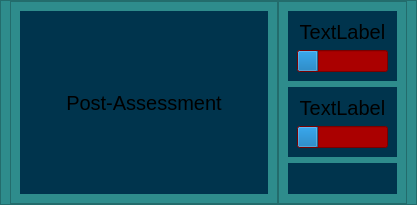
                            <widget class="QWidget" name="widget_22" native="true">
                             <property name="styleSheet">
                              <string notr="true">background-color: rgb(46, 140, 140);</string>
                             </property>
                             <layout class="QVBoxLayout" name="verticalLayout_127">
                              <property name="spacing">
                               <number>0</number>
                              </property>
                              <property name="leftMargin">
                               <number>0</number>
                              </property>
                              <property name="topMargin">
                               <number>0</number>
                              </property>
                              <property name="rightMargin">
                               <number>0</number>
                              </property>
                              <property name="bottomMargin">
                               <number>0</number>
                              </property>
                              <item>
                               <widget class="QFrame" name="frame_89">
                                <property name="frameShape">
                                 <enum>QFrame::StyledPanel</enum>
                                </property>
                                <property name="frameShadow">
                                 <enum>QFrame::Raised</enum>
                                </property>
                                <layout class="QHBoxLayout" name="horizontalLayout_31">
                                 <property name="spacing">
                                  <number>0</number>
                                 </property>
                                 <property name="topMargin">
                                  <number>0</number>
                                 </property>
                                 <property name="bottomMargin">
                                  <number>0</number>
                                 </property>
                                 <item>
                                  <widget class="QFrame" name="frame_90">
                                   <property name="frameShape">
                                    <enum>QFrame::StyledPanel</enum>
                                   </property>
                                   <property name="frameShadow">
                                    <enum>QFrame::Raised</enum>
                                   </property>
                                   <layout class="QVBoxLayout" name="verticalLayout_132">
                                    <property name="rightMargin">
                                     <number>9</number>
                                    </property>
                                    <item>
                                     <widget class="QLabel" name="label_187">
                                      <property name="font">
                                       <font>
                                        <pointsize>15</pointsize>
                                       </font>
                                      </property>
                                      <property name="styleSheet">
                                       <string notr="true">background-color: rgb(0, 52, 77);
padding-right: 46px;
padding-left: 46px;</string>
                                      </property>
                                      <property name="text">
                                       <string>Post-Assessment</string>
                                      </property>
                                      <property name="alignment">
                                       <set>Qt::AlignCenter</set>
                                      </property>
                                     </widget>
                                    </item>
                                   </layout>
                                  </widget>
                                 </item>
                                 <item>
                                  <widget class="QFrame" name="frame_91">
                                   <property name="frameShape">
                                    <enum>QFrame::StyledPanel</enum>
                                   </property>
                                   <property name="frameShadow">
                                    <enum>QFrame::Raised</enum>
                                   </property>
                                   <layout class="QVBoxLayout" name="verticalLayout_84">
                                    <item>
                                     <widget class="QWidget" name="widget_25" native="true">
                                      <property name="styleSheet">
                                       <string notr="true">background-color: rgb(0, 52, 77);</string>
                                      </property>
                                      <layout class="QVBoxLayout" name="verticalLayout_110">
                                       <item>
                                        <widget class="QLabel" name="postAssess1_label">
                                         <property name="font">
                                          <font>
                                           <pointsize>15</pointsize>
                                          </font>
                                         </property>
                                         <property name="text">
                                          <string>TextLabel</string>
                                         </property>
                                         <property name="alignment">
                                          <set>Qt::AlignCenter</set>
                                         </property>
                                        </widget>
                                       </item>
                                       <item>
                                        <widget class="QProgressBar" name="postAssess1_progressBar">
                                         <property name="styleSheet">
                                          <string notr="true">background-color: rgb(170, 0, 0);</string>
                                         </property>
                                         <property name="value">
                                          <number>24</number>
                                         </property>
                                         <property name="textVisible">
                                          <bool>false</bool>
                                         </property>
                                        </widget>
                                       </item>
                                      </layout>
                                     </widget>
                                    </item>
                                    <item>
                                     <widget class="QWidget" name="widget_24" native="true">
                                      <property name="styleSheet">
                                       <string notr="true">background-color: rgb(0, 52, 77);</string>
                                      </property>
                                      <layout class="QVBoxLayout" name="verticalLayout_111">
                                       <item>
                                        <widget class="QLabel" name="postAssess2_label">
                                         <property name="font">
                                          <font>
                                           <pointsize>15</pointsize>
                                          </font>
                                         </property>
                                         <property name="text">
                                          <string>TextLabel</string>
                                         </property>
                                         <property name="alignment">
                                          <set>Qt::AlignCenter</set>
                                         </property>
                                        </widget>
                                       </item>
                                       <item>
                                        <widget class="QProgressBar" name="postAssess2_progressBar">
                                         <property name="styleSheet">
                                          <string notr="true">background-color: rgb(170, 0, 0);</string>
                                         </property>
                                         <property name="value">
                                          <number>24</number>
                                         </property>
                                         <property name="textVisible">
                                          <bool>false</bool>
                                         </property>
                                        </widget>
                                       </item>
                                      </layout>
                                     </widget>
                                    </item>
                                    <item>
                                     <widget class="QLabel" name="show_scorePostAssessMsg_label">
                                      <property name="font">
                                       <font>
                                        <pointsize>20</pointsize>
                                       </font>
                                      </property>
                                      <property name="styleSheet">
                                       <string notr="true">#show_scorePostAssessMsg_label{
	background-color: rgb(0, 52, 77);
}
</string>
                                      </property>
                                      <property name="text">
                                       <string/>
                                      </property>
                                      <property name="alignment">
                                       <set>Qt::AlignCenter</set>
                                      </property>
                                     </widget>
                                    </item>
                                   </layout>
                                  </widget>
                                 </item>
                                </layout>
                               </widget>
                              </item>
                             </layout>
                            </widget>
